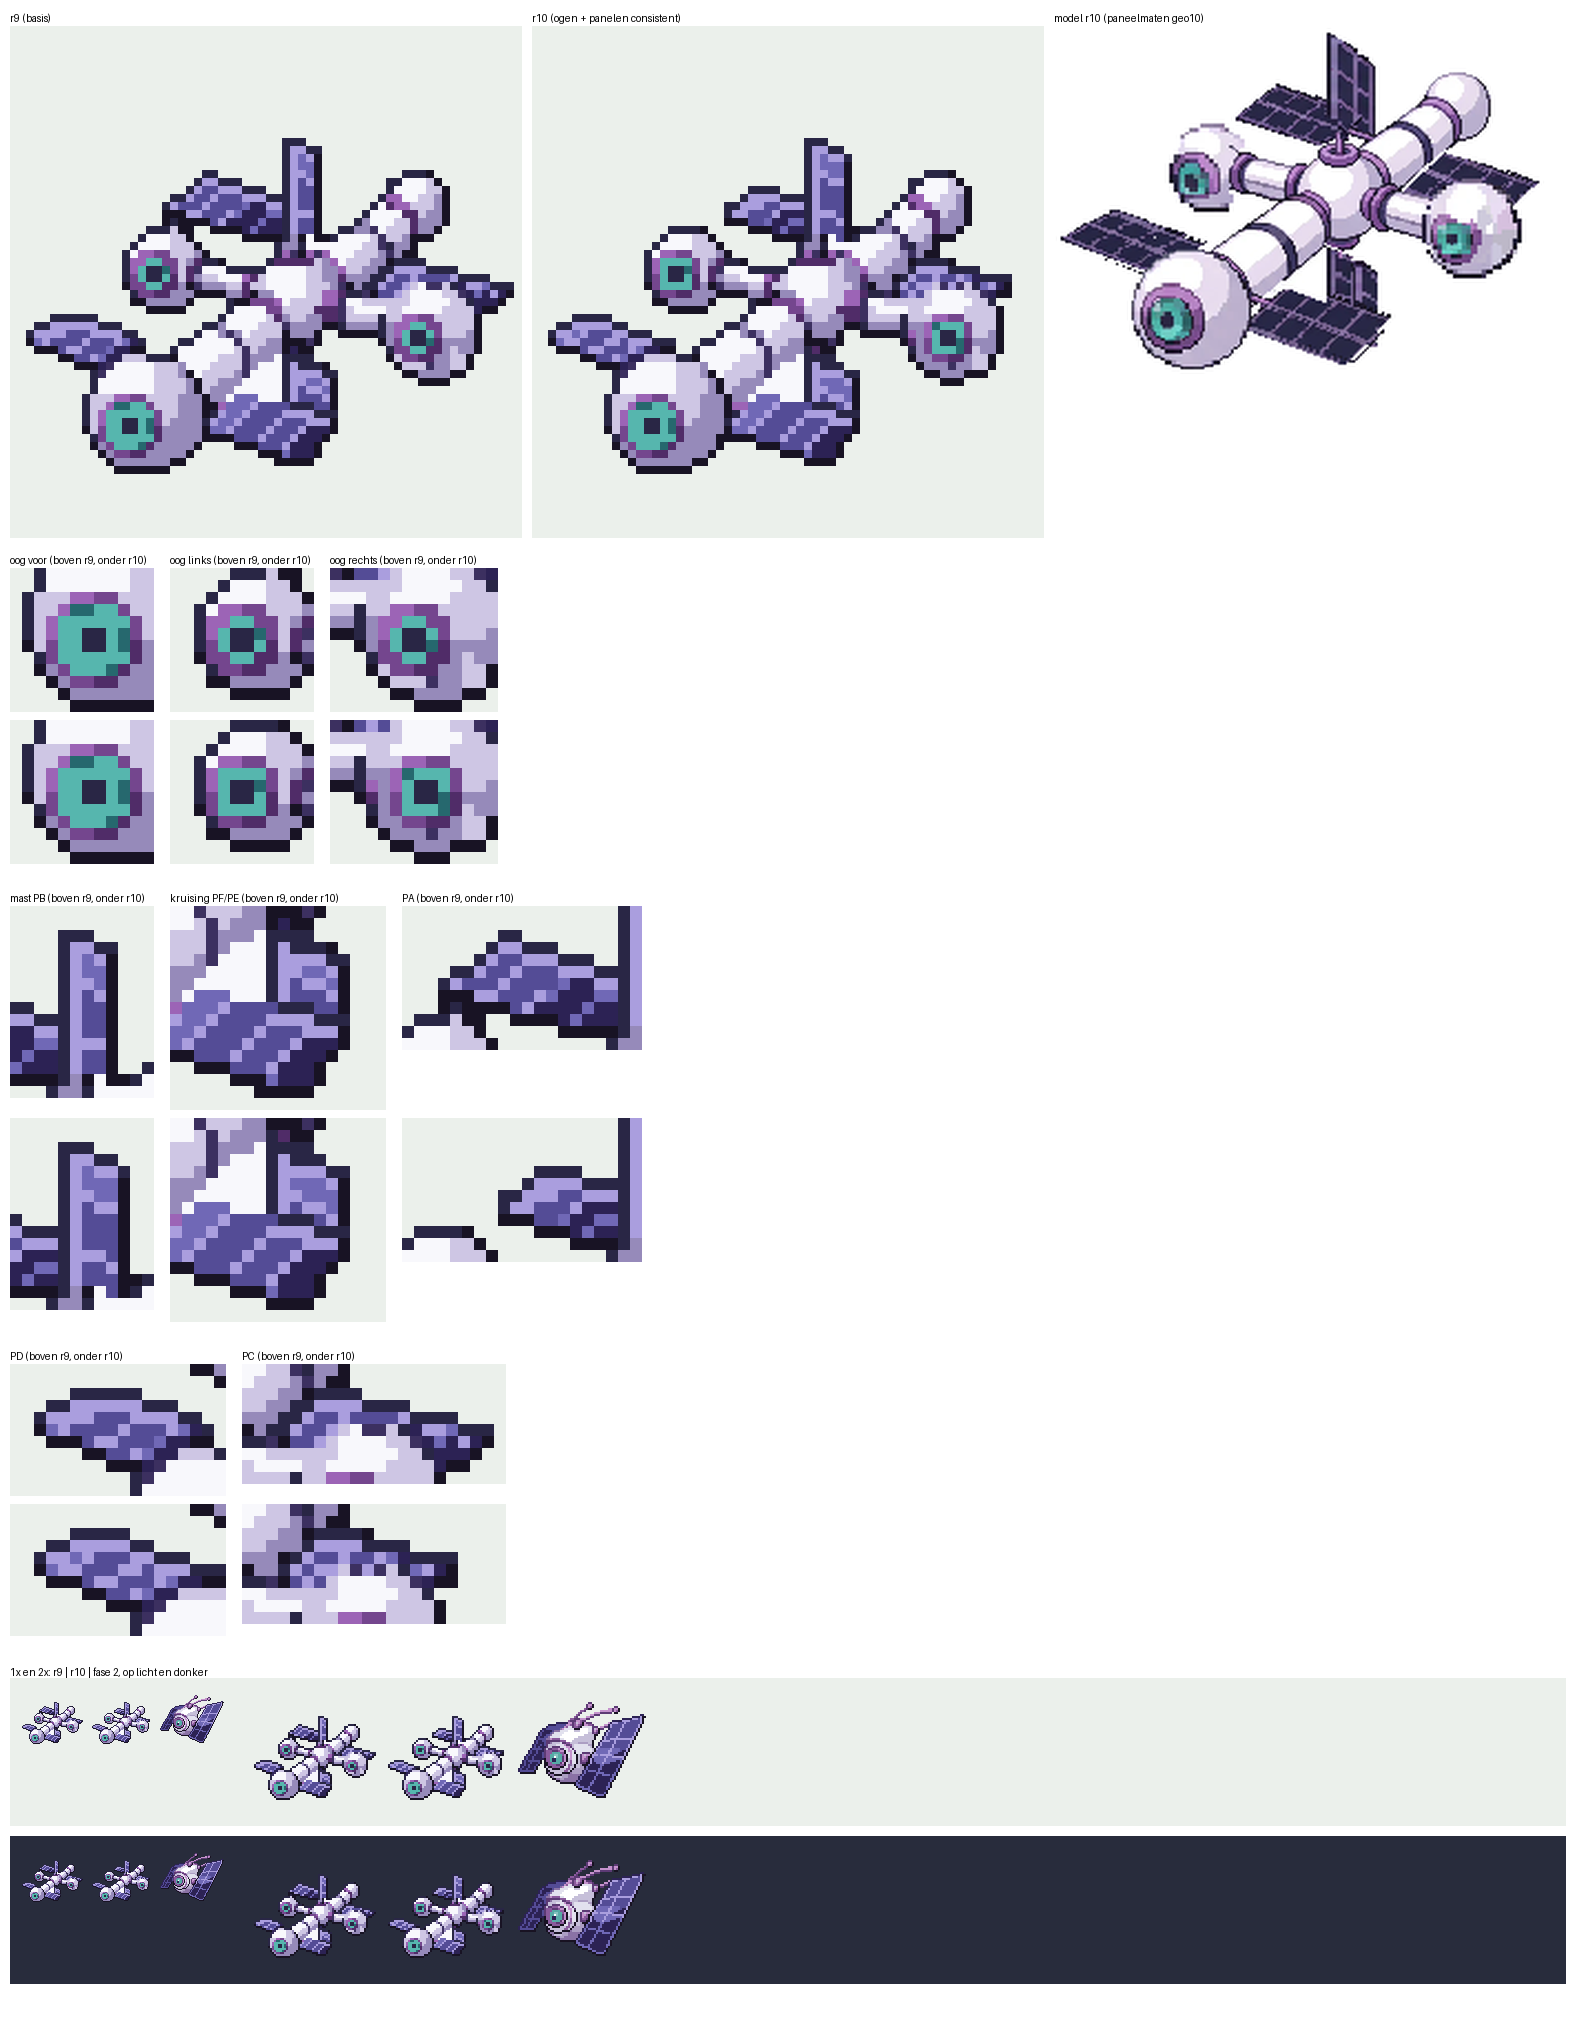

Here is the Python script that generated this plot:
# vel r10: r9 | r10 | model (8x); close-ups ogen en panelen (r8 boven, r9 onder, 12x); 1x en 2x naast fase 2 op licht en donker
import os
from PIL import Image, ImageDraw
H=os.path.dirname(os.path.abspath(__file__)); R=os.path.normpath(os.path.join(H,'..','..'))
def rgba(p): return Image.open(p).convert('RGBA').crop((0,0,64,64))
r8=rgba(os.path.join(H,'..','r9','sprite.png')); r9=rgba(os.path.join(H,'sprite.png'))
f2=rgba(os.path.join(R,'..','satelliet_fase2','af','satelliet.png'))
model=Image.open(os.path.join(H,'model_r10.png')).convert('RGB')
BG=(235,240,235,255); DK=(40,44,60,255)
def on(im,bg,z):
    c=Image.new('RGBA',im.size,bg); c.alpha_composite(im); return c.convert('RGB').resize((im.width*z,im.height*z),Image.NEAREST)
T=512; W=3*(T+10)+10
CL=[('oog voor',(8,44,20,56)),('oog links',(12,25,24,37)),('oog rechts',(44,33,58,45)),
    ('mast PB',(30,12,42,28)),('kruising PF/PE',(26,39,44,56)),('PA',(16,16,36,28)),('PD',(0,34,18,45)),('PC',(42,27,64,37))]
Z2=12
cw=[(b[2]-b[0])*Z2 for _,b in CL]
rows=[CL[:3],CL[3:6],CL[6:]]
Hh=30+T+30+sum(2*max((b[3]-b[1])*Z2 for _,b in r)+50 for r in rows)+2*(64*2+30)+30
P=Image.new('RGB',(W,Hh),(255,255,255)); d=ImageDraw.Draw(P)
y=26
for i,(im,t) in enumerate(((on(r8,BG,8),'r9 (basis)'),(on(r9,BG,8),'r10 (ogen + panelen consistent)'),(model.resize((T,int(model.height*T/model.width)),Image.LANCZOS),'model r10 (paneelmaten geo10)'))):
    x=10+i*(T+10); P.paste(im,(x,y)); d.text((x,y-14),t,fill=(0,0,0))
y+=T+30
for r in rows:
    hmax=max((b[3]-b[1])*Z2 for _,b in r); x=10
    for t,b in r:
        a=on(r8.crop(b),BG,Z2); c=on(r9.crop(b),BG,Z2)
        d.text((x,y-14),t+' (boven r9, onder r10)',fill=(0,0,0)); P.paste(a,(x,y)); P.paste(c,(x,y+hmax+8)); x+=a.width+16
    y+=2*hmax+50
d.text((10,y-12),'1x en 2x: r9 | r10 | fase 2, op licht en donker',fill=(0,0,0))
for k,bg in enumerate((BG,DK)):
    yy=y+k*(64*2+30); P.paste(Image.new('RGB',(W-20,64*2+20),bg[:3]),(10,yy)); x=20
    for im in (r8,r9,f2):
        c=Image.new('RGBA',(64,64),bg); c.alpha_composite(im); P.paste(c.convert('RGB'),(x,yy+10)); x+=70
    x+=20
    for im in (r8,r9,f2):
        P.paste(on(im,bg,2),(x,yy+10)); x+=134
P.save(os.path.join(H,'vel.png'))
